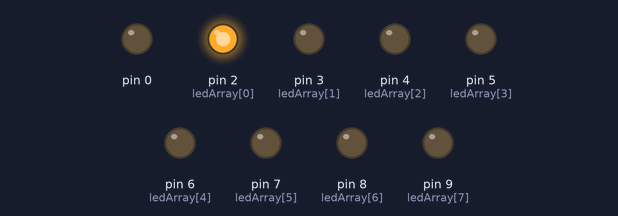
Bench run of a sketch on a simulated Arduino Uno, built with avr-gcc and run on an emulated ATmega328P. Parts: output pins drawn as LEDs (lit = HIGH).

Above: at 0.02 s.
At 1.02 s:
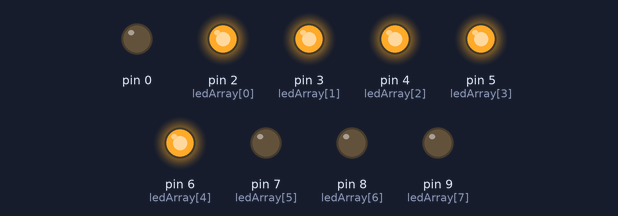
At 1.52 s:
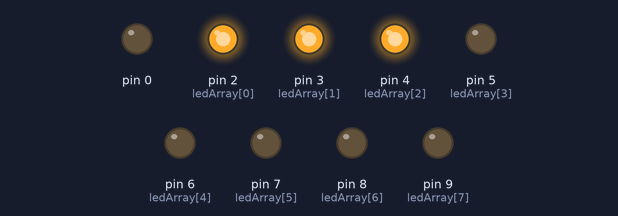
At 2.27 s:
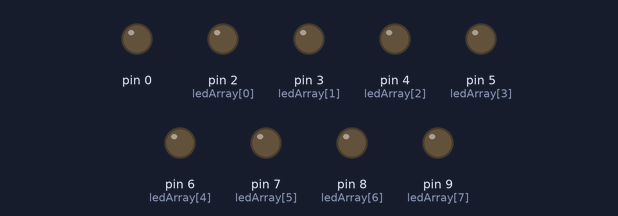
At 3.67 s:
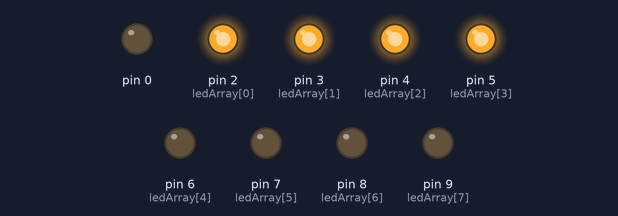
At 5.32 s:
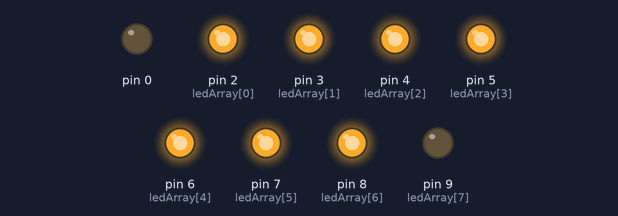
Timing chart, 0 to 5.6 s (numbered marks = the images above):
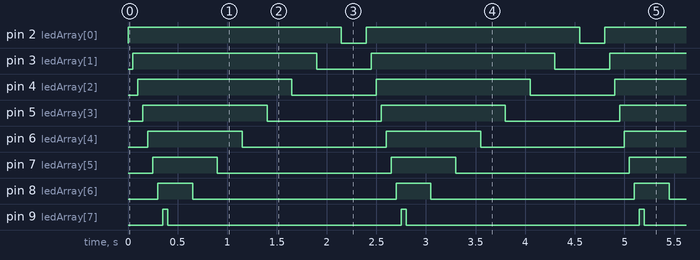

Measured:
- by itself, pin 2 (ledArray[0]): alternates HIGH for 2.2 s and LOW for 0.25 s
- by itself, pin 3 (ledArray[1]): alternates HIGH for 1.9 s and LOW for 0.55 s
- by itself, pin 4 (ledArray[2]): alternates HIGH for 1.6 s and LOW for 0.85 s
- by itself, pin 5 (ledArray[3]): alternates HIGH for 1.3 s and LOW for 1.2 s
- by itself, pin 6 (ledArray[4]): alternates HIGH for 0.95 s and LOW for 1.5 s
- by itself, pin 7 (ledArray[5]): alternates HIGH for 0.65 s and LOW for 1.8 s
- by itself, pin 8 (ledArray[6]): alternates HIGH for 0.35 s and LOW for 2.1 s
- by itself, pin 9 (ledArray[7]): alternates HIGH for 0.05 s and LOW for 2.4 s

The sketch:

ledArray.ino
```cpp
int ledArray[] = {2,3,4,5,6,7,8,9};

int delayTime = 50;

void setup() {
  //initialise ledArray as outputs
  for(int i = 0; i<10; i++)
  {
    pinMode(ledArray[i], OUTPUT);
  }
}

void loop() {
  //turn LEDs on from 0-7
  for(int i = 0; i <= 7; i++)
  {
    digitalWrite(ledArray[i], HIGH);
    delay(delayTime);
  }

  //turn LEDs off from 7-0
  for(int i = 7; i >= 0; i--)
  {
    digitalWrite(ledArray[i], LOW);
    delay(delayTime*5);
  }
}
```
